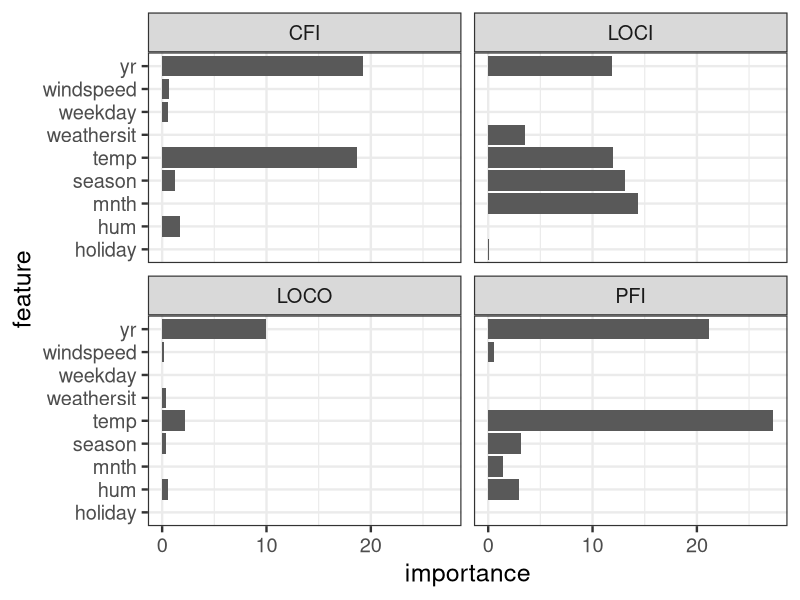
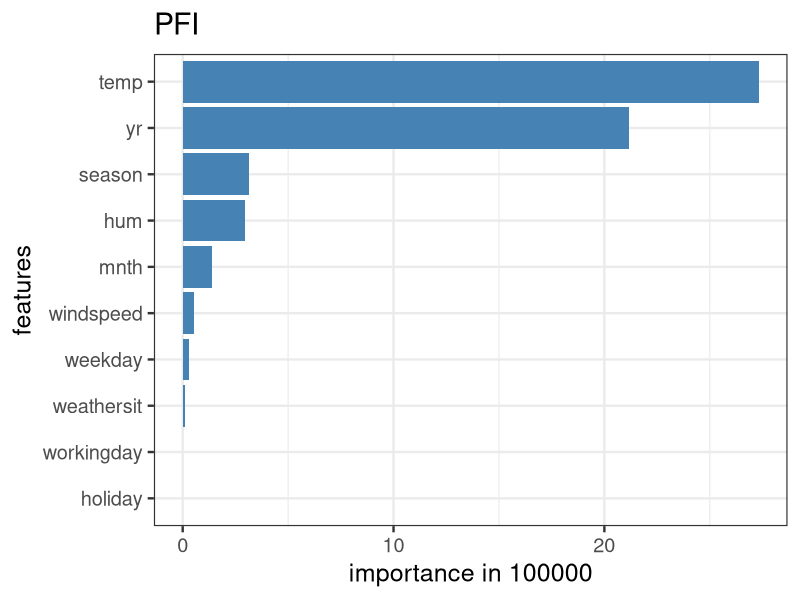
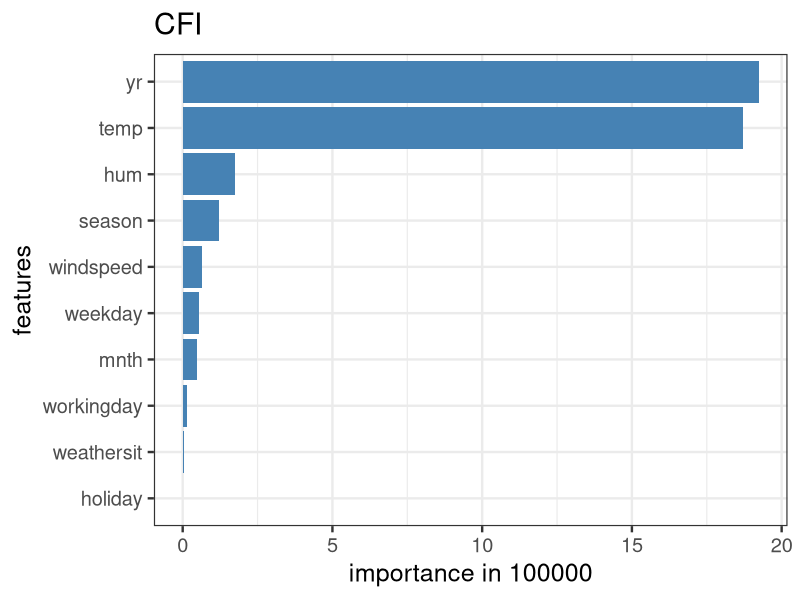
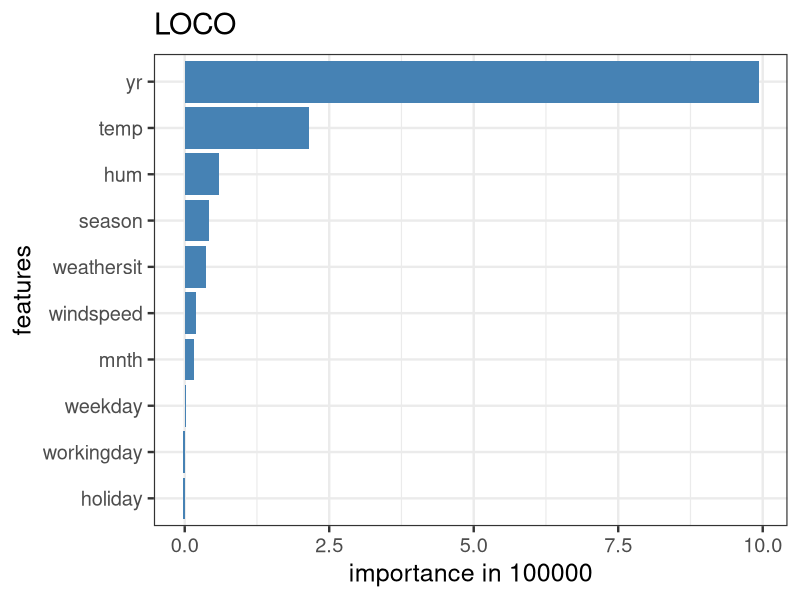
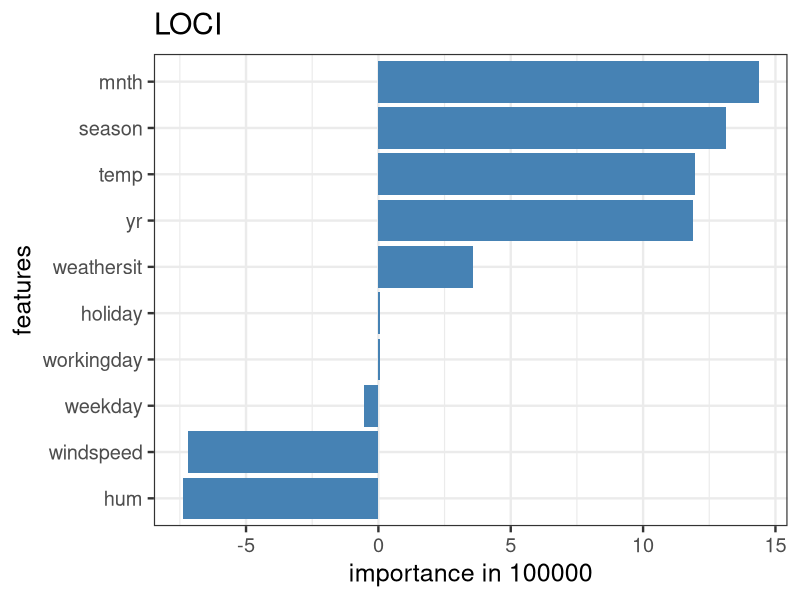
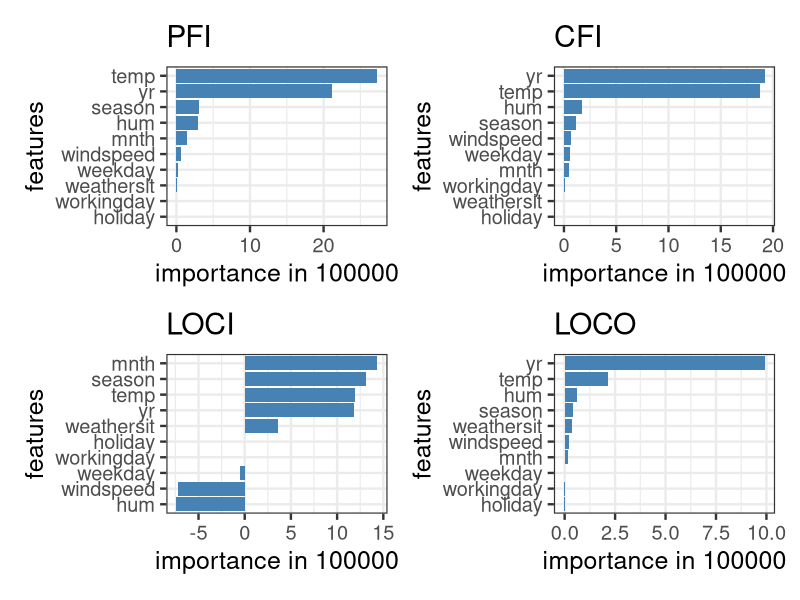
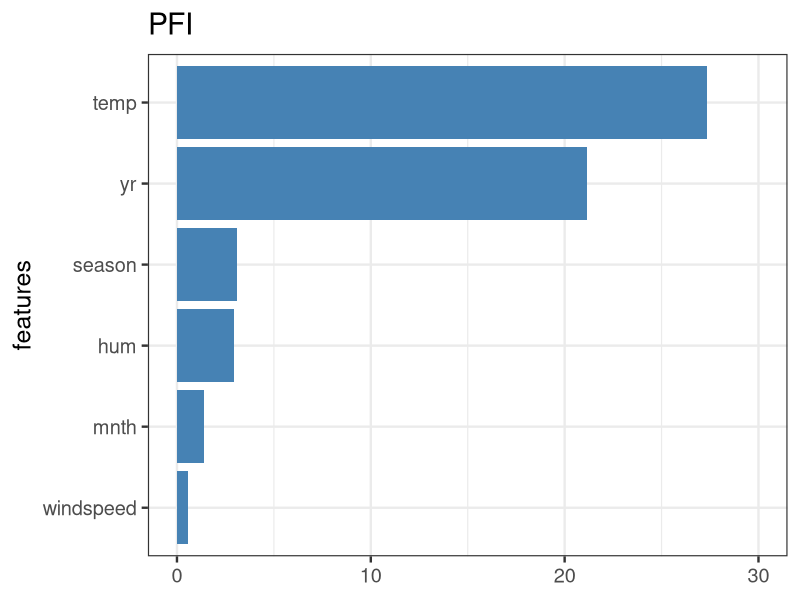
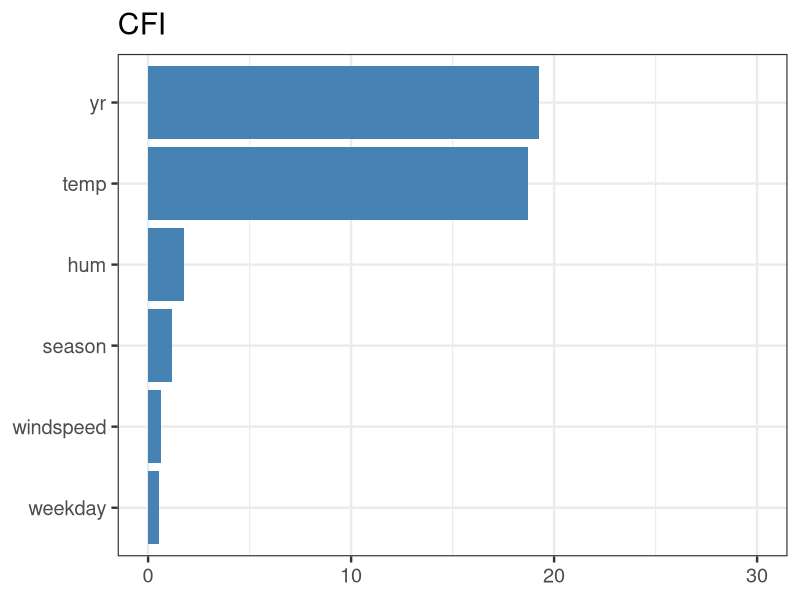

The R script that drew these images, in order:
library(ggplot2)
library(dplyr)
library(scales)
library(forcats)
library(patchwork)

theme_set(theme_bw(base_size = 18))


# load dataset
df_pfi_cfi = read.csv("./application_real_data/data/df_res_pfi_cfi.csv")
df_loco_loci = read.csv("./application_real_data/data/df_res_loco_loci.csv")

df = rbind(df_pfi_cfi, df_loco_loci)
df$feature = as.factor(df$feature)
df$importance = df$importance / 100000


# Plot
real_data = df %>% 
  group_by(type) %>% 
  slice_max(importance, n = 6) %>% 
  ggplot(aes(x = importance, y = feature)) +
  geom_col(position = "identity") +
  scale_x_continuous(labels = comma) +
  facet_wrap(~type)
real_data

pfi_plot = df %>% 
  filter(type == "PFI") %>% 
  ggplot(aes(x = importance, y = fct_reorder(feature, importance))) +
  geom_col(position = "identity", fill = "steelblue") +
  scale_x_continuous(labels = comma) +
  labs(
    title = "PFI",
    y = "features",
    x = "importance in 100000"
  )
pfi_plot

cfi_plot = df %>% 
  filter(type == "CFI") %>% 
  ggplot(aes(x = importance, y = fct_reorder(feature, importance))) +
  geom_col(position = "identity", fill = "steelblue") +
  scale_x_continuous(labels = comma) +
  labs(
    title = "CFI",
    y = "features",
    x = "importance in 100000"
  )
cfi_plot

loco_plot = df %>% 
  filter(type == "LOCO") %>% 
  ggplot(aes(x = importance, y = fct_reorder(feature, importance))) +
  geom_col(position = "identity", fill = "steelblue") +
  scale_x_continuous(labels = comma) +
  labs(
    title = "LOCO",
    y = "features",
    x = "importance in 100000"
  )
loco_plot

loci_plot = df %>% 
  filter(type == "LOCI") %>% 
  ggplot(aes(x = importance, y = fct_reorder(feature, importance))) +
  geom_col(position = "identity", fill = "steelblue") +
  scale_x_continuous(labels = comma) +
  labs(
    title = "LOCI",
    y = "features",
    x = "importance in 100000"
  )
loci_plot

plot_all = (pfi_plot + cfi_plot) / (loci_plot + loco_plot)
plot_all


# Plot only top 6
pfi_plot_6 = df %>% 
  filter(type == "PFI") %>% 
  slice_max(importance, n = 6) %>% 
  ggplot(aes(x = importance, y = fct_reorder(feature, importance))) +
  geom_col(position = "identity", fill = "steelblue") +
  scale_x_continuous(labels = comma, limits = c(0, 30)) +
  labs(
    title = "PFI",
    y = "features",
    x = "importance in 100k"
  ) +
  theme(axis.title.x = element_blank())
pfi_plot_6

cfi_plot_6 = df %>% 
  filter(type == "CFI") %>% 
  slice_max(importance, n = 6) %>% 
  ggplot(aes(x = importance, y = fct_reorder(feature, importance))) +
  geom_col(position = "identity", fill = "steelblue") +
  scale_x_continuous(labels = comma, limits = c(0, 30)) +
  labs(
    title = "CFI",
    y = "features",
    x = "importance in 100k"
  ) +
  theme(axis.title = element_blank())
cfi_plot_6

loco_plot_6 = df %>% 
  filter(type == "LOCO") %>% 
  slice_max(importance, n = 6) %>% 
  ggplot(aes(x = importance, y = fct_reorder(feature, importance))) +
  geom_col(position = "identity", fill = "steelblue") +
  scale_x_continuous(labels = comma, limits = c(0, 30)) +
  labs(
    title = "LOCO",
    y = "features",
    x = "importance in 100k"
  ) +
  theme(axis.title.y = element_blank())
loco_plot_6

loci_plot_6 = df %>% 
  filter(type == "LOCI") %>% 
  slice_max(importance, n = 6) %>% 
  ggplot(aes(x = importance, y = fct_reorder(feature, importance))) +
  geom_col(position = "identity", fill = "steelblue") +
  scale_x_continuous(labels = comma, limits = c(0, 30)) +
  labs(
    title = "LOCI",
    y = "features",
    x = "importance in 100k"
  )
loci_plot_6

plot_all_6 = (pfi_plot_6 + cfi_plot_6) / (loci_plot_6 + loco_plot_6)
plot_all_6


# save plots
ggsave("./application_real_data/plots/pfi_top6.pdf", plot = pfi_plot_6)
ggsave("./application_real_data/plots/cfi_top6.pdf", plot = cfi_plot_6)
ggsave("./application_real_data/plots/loco_top6.pdf", plot = loco_plot_6)
ggsave("./application_real_data/plots/loci_top6.pdf", plot = loci_plot_6)
ggsave("./application_real_data/plots/pfi_cfi_loco_loci_top6.pdf", plot = plot_all_6)
